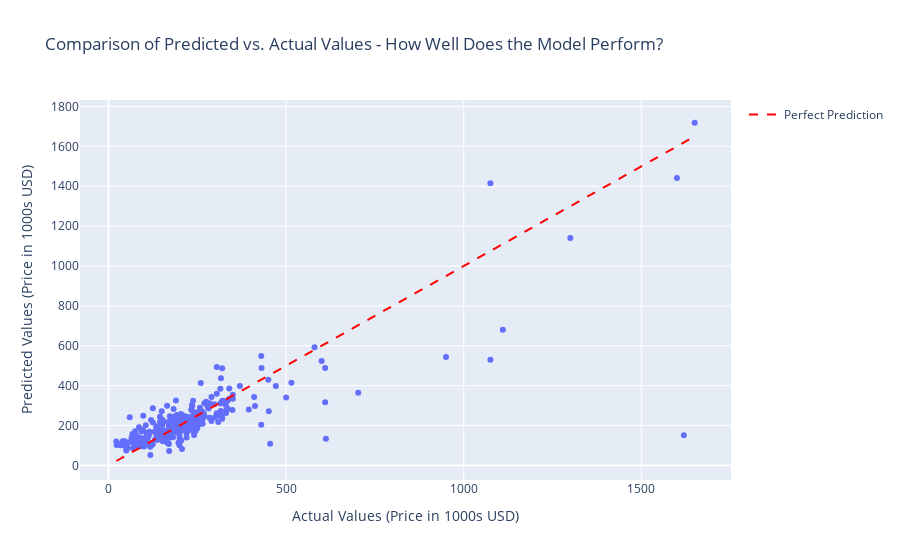
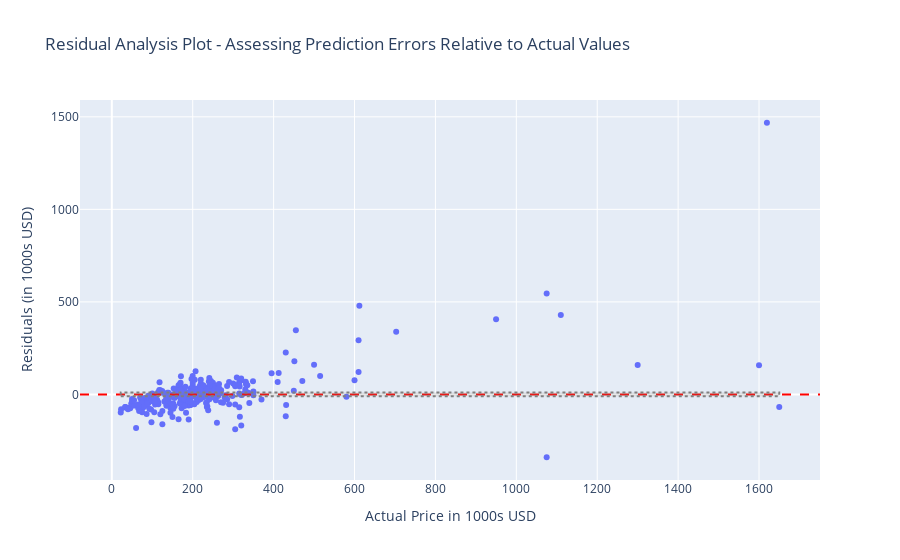
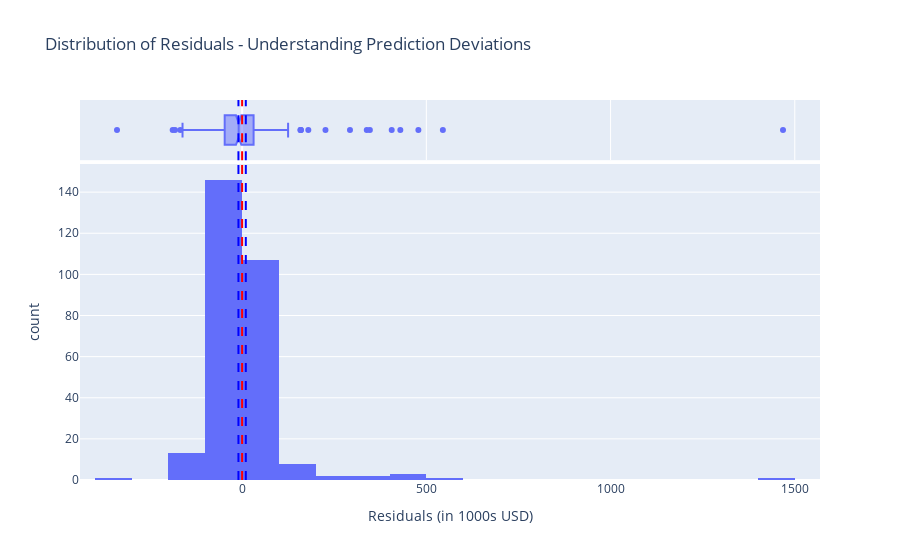
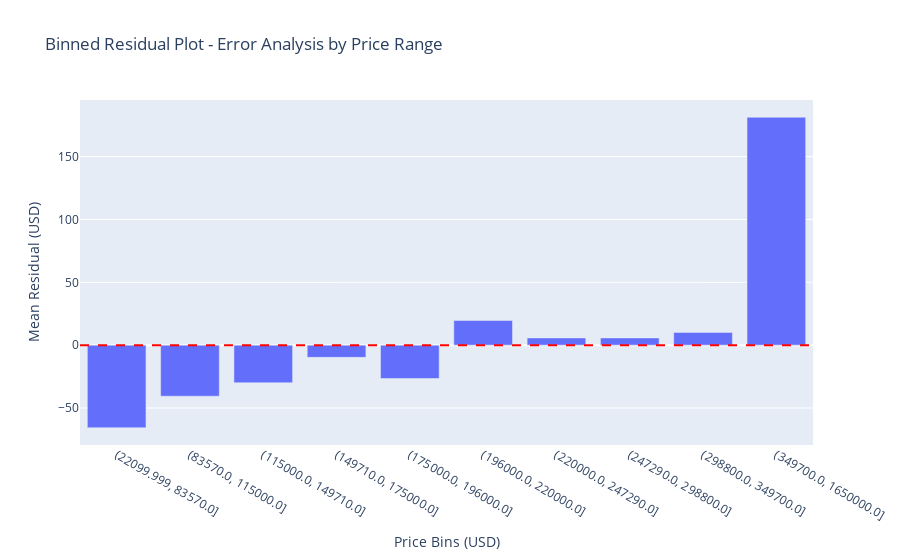

Here is the notebook cell these charts were saved with, in order:
### Code cell
# Assuming y_test (true values) and predictions (predicted values) are available

# 1. Scatterplot: Predictions vs. True Values
fig = px.scatter(
    x=y_test / 1000,
    y=predictions / 1000,
    labels={"x": "Actual Values (Price in 1000s USD)", "y": "Predicted Values (Price in 1000s USD)"},
    title="Comparison of Predicted vs. Actual Values - How Well Does the Model Perform?",
)
fig.add_trace(
    go.Scatter(
        x=[y_test.min() / 1000, y_test.max() / 1000],
        y=[y_test.min() / 1000, y_test.max() / 1000],
        mode="lines",
        name="Perfect Prediction",
        line=dict(color="red", dash="dash"),
    )
)
fig.show()

# 2. Residuen-Plot
residuals = (y_test - predictions) / 1000
fig = px.scatter(
    x=y_test / 1000,
    y=residuals,
    labels={"x": "Actual Price in 1000s USD", "y": "Residuals (in 1000s USD)"},
    title="Residual Analysis Plot - Assessing Prediction Errors Relative to Actual Values",
)
fig.add_hline(y=0, line=dict(color="red", dash="dash"), name="No Deviation")
fig.add_shape(
    type="rect",
    x0=y_test.min() / 1000,
    x1=y_test.max() / 1000,
    y0=-10,
    y1=10,
    line=dict(color="gray", dash="dot"),
    fillcolor="rgba(128,128,128,0.2)",
    name="±10k USD Range",
)
fig.show()

# 3. Histogramm der Residuen
fig = px.histogram(
    x=residuals,
    nbins=30,
    marginal="box",
    labels={"x": "Residuals (in 1000s USD)"},
    title="Distribution of Residuals - Understanding Prediction Deviations",
)
fig.add_vline(x=10, line=dict(color="blue", dash="dash"), name="+10k USD")
fig.add_vline(x=-10, line=dict(color="blue", dash="dash"), name="-10k USD")
fig.add_vline(x=0, line=dict(color="red", dash="dash"), name="Residuum = 0")
fig.show()

# 4. Metriken ausgeben
mae = mean_absolute_error(y_test, predictions) / 1000
rmse = np.sqrt(mean_squared_error(y_test, predictions)) / 1000
r2 = r2_score(y_test, predictions)

print(
    f"Mean Absolute Error (MAE): {mae:.2f}k USD - Indicates the average absolute difference between predicted and actual values."
)
print(
    f"Root Mean Squared Error (RMSE): {rmse:.2f}k USD - Reflects the magnitude of prediction errors, emphasizing larger errors."
)
print(f"R-Squared (R²): {r2:.2f} - Measures the proportion of variance in the target variable explained by the model.")

# 5. Binned Residual Plot
bins = pd.qcut(y_test, q=10, duplicates="drop")
binned_residuals = pd.DataFrame({"Residuals": residuals, "Bins": bins})
binned_means = binned_residuals.groupby("Bins").mean()

fig = px.bar(
    x=binned_means.index.astype(str),
    y=binned_means["Residuals"],
    labels={"x": "Price Bins (USD)", "y": "Mean Residual (USD)"},
    title="Binned Residual Plot - Error Analysis by Price Range",
)
fig.add_hline(y=0, line=dict(color="red", dash="dash"), name="No Deviation")
fig.show()

# 6. Cumulative Gain Chart
fpr, tpr, _ = roc_curve(y_test > y_test.mean(), predictions)
roc_auc = auc(fpr, tpr)

fig = px.area(
    x=fpr,
    y=tpr,
    labels={"x": "False Positive Rate", "y": "True Positive Rate"},
    title="Cumulative Gain Chart (ROC)",
    line_shape="spline",
)
fig.add_shape(type="line", x0=0, y0=0, x1=1, y1=1, line=dict(color="red", dash="dash"), name="Random Model")
fig.show()

# 7. Error Density Plot
fig = px.density_contour(
    x=np.abs(residuals), labels={"x": "Absolute Error (USD)"}, title="Error Density Plot - Distribution of Absolute Errors"
)
fig.show()

# 8. Learning Curve
train_sizes, train_scores, test_scores = learning_curve(
    pipe, X_train, y_train, cv=5, scoring="r2", n_jobs=-1, train_sizes=np.linspace(0.1, 1.0, 10)
)

train_mean = np.mean(train_scores, axis=1)
test_mean = np.mean(test_scores, axis=1)

fig = px.line(
    x=train_sizes,
    y=[train_mean, test_mean],
    labels={"x": "Training Set Size", "y": "R² Score"},
    title="Learning Curve - Model Performance by Training Size",
)
fig.show()

### Figure 1 — Plotly figure (JSON) as saved in the notebook; plotly's stock layout.template omitted (floating-point values rounded to 4 significant figures; data arrays with more than 128 entries replaced by an {"elided": "..."} marker saying what was removed)
{"data": [{"hovertemplate": "Actual Values (Price in 1000s USD)=%{x}<br>Predicted Values (Price in 1000s USD)=%{y}<extra></extra>", "legendgroup": "", "marker": {"color": "#636efa", "symbol": "circle"}, "mode": "markers", "name": "", "orientation": "v", "showlegend": false, "type": "scatter", "x": {"elided": "284 float values"}, "xaxis": "x", "y": {"elided": "284 float values"}, "yaxis": "y"}, {"line": {"color": "red", "dash": "dash"}, "mode": "lines", "name": "Perfect Prediction", "type": "scatter", "x": [22.1, 1650], "y": [22.1, 1650]}], "layout": {"legend": {"tracegroupgap": 0}, "title": {"text": "Comparison of Predicted vs. Actual Values - How Well Does the Model Perform?"}, "xaxis": {"anchor": "y", "domain": [0, 1], "title": {"text": "Actual Values (Price in 1000s USD)"}}, "yaxis": {"anchor": "x", "domain": [0, 1], "title": {"text": "Predicted Values (Price in 1000s USD)"}}}}

### Figure 2 — Plotly figure (JSON) as saved in the notebook; plotly's stock layout.template omitted (floating-point values rounded to 4 significant figures; data arrays with more than 128 entries replaced by an {"elided": "..."} marker saying what was removed)
{"data": [{"hovertemplate": "Actual Price in 1000s USD=%{x}<br>Residuals (in 1000s USD)=%{y}<extra></extra>", "legendgroup": "", "marker": {"color": "#636efa", "symbol": "circle"}, "mode": "markers", "name": "", "orientation": "v", "showlegend": false, "type": "scatter", "x": {"elided": "284 float values"}, "xaxis": "x", "y": {"elided": "284 float values"}, "yaxis": "y"}], "layout": {"legend": {"tracegroupgap": 0}, "shapes": [{"line": {"color": "red", "dash": "dash"}, "name": "No Deviation", "type": "line", "x0": 0, "x1": 1, "xref": "x domain", "y0": 0, "y1": 0, "yref": "y"}, {"fillcolor": "rgba(128,128,128,0.2)", "line": {"color": "gray", "dash": "dot"}, "name": "±10k USD Range", "type": "rect", "x0": 22.1, "x1": 1650, "y0": -10, "y1": 10}], "title": {"text": "Residual Analysis Plot - Assessing Prediction Errors Relative to Actual Values"}, "xaxis": {"anchor": "y", "domain": [0, 1], "title": {"text": "Actual Price in 1000s USD"}}, "yaxis": {"anchor": "x", "domain": [0, 1], "title": {"text": "Residuals (in 1000s USD)"}}}}

### Figure 3 — Plotly figure (JSON) as saved in the notebook; plotly's stock layout.template omitted (floating-point values rounded to 4 significant figures; data arrays with more than 128 entries replaced by an {"elided": "..."} marker saying what was removed)
{"data": [{"alignmentgroup": "True", "bingroup": "x", "hovertemplate": "Residuals (in 1000s USD)=%{x}<br>count=%{y}<extra></extra>", "legendgroup": "", "marker": {"color": "#636efa", "pattern": {"shape": ""}}, "name": "", "nbinsx": 30, "offsetgroup": "", "orientation": "v", "showlegend": false, "type": "histogram", "x": {"elided": "284 float values"}, "xaxis": "x", "yaxis": "y"}, {"alignmentgroup": "True", "hovertemplate": "Residuals (in 1000s USD)=%{x}<extra></extra>", "legendgroup": "", "marker": {"color": "#636efa"}, "name": "", "notched": true, "offsetgroup": "", "showlegend": false, "type": "box", "x": {"elided": "284 float values"}, "xaxis": "x2", "yaxis": "y2"}], "layout": {"barmode": "relative", "legend": {"tracegroupgap": 0}, "shapes": [{"line": {"color": "blue", "dash": "dash"}, "name": "+10k USD", "type": "line", "x0": 10, "x1": 10, "xref": "x", "y0": 0, "y1": 1, "yref": "y domain"}, {"line": {"color": "blue", "dash": "dash"}, "name": "+10k USD", "type": "line", "x0": 10, "x1": 10, "xref": "x2", "y0": 0, "y1": 1, "yref": "y2 domain"}, {"line": {"color": "blue", "dash": "dash"}, "name": "-10k USD", "type": "line", "x0": -10, "x1": -10, "xref": "x", "y0": 0, "y1": 1, "yref": "y domain"}, {"line": {"color": "blue", "dash": "dash"}, "name": "-10k USD", "type": "line", "x0": -10, "x1": -10, "xref": "x2", "y0": 0, "y1": 1, "yref": "y2 domain"}, {"line": {"color": "red", "dash": "dash"}, "name": "Residuum = 0", "type": "line", "x0": 0, "x1": 0, "xref": "x", "y0": 0, "y1": 1, "yref": "y domain"}, {"line": {"color": "red", "dash": "dash"}, "name": "Residuum = 0", "type": "line", "x0": 0, "x1": 0, "xref": "x2", "y0": 0, "y1": 1, "yref": "y2 domain"}], "title": {"text": "Distribution of Residuals - Understanding Prediction Deviations"}, "xaxis": {"anchor": "y", "domain": [0, 1], "title": {"text": "Residuals (in 1000s USD)"}}, "xaxis2": {"anchor": "y2", "domain": [0, 1], "matches": "x", "showgrid": true, "showticklabels": false}, "yaxis": {"anchor": "x", "domain": [0, 0.8316], "title": {"text": "count"}}, "yaxis2": {"anchor": "x2", "domain": [0.8416, 1], "matches": "y2", "showgrid": false, "showline": false, "showticklabels": false, "ticks": ""}}}

### Figure 4 — Plotly figure (JSON) as saved in the notebook; plotly's stock layout.template omitted (floating-point values rounded to 4 significant figures)
{"data": [{"alignmentgroup": "True", "hovertemplate": "Price Bins (USD)=%{x}<br>Mean Residual (USD)=%{y}<extra></extra>", "legendgroup": "", "marker": {"color": "#636efa", "pattern": {"shape": ""}}, "name": "", "offsetgroup": "", "orientation": "v", "showlegend": false, "textposition": "auto", "type": "bar", "x": ["(22099.999, 83570.0]", "(83570.0, 115000.0]", "(115000.0, 149710.0]", "(149710.0, 175000.0]", "(175000.0, 196000.0]", "(196000.0, 220000.0]", "(220000.0, 247290.0]", "(247290.0, 298800.0]", "(298800.0, 349700.0]", "(349700.0, 1650000.0]"], "xaxis": "x", "y": [-65.74, -40.65, -29.94, -9.709, -26.53, 19.64, 5.731, 5.737, 10.14, 181.3], "yaxis": "y"}], "layout": {"barmode": "relative", "legend": {"tracegroupgap": 0}, "shapes": [{"line": {"color": "red", "dash": "dash"}, "name": "No Deviation", "type": "line", "x0": 0, "x1": 1, "xref": "x domain", "y0": 0, "y1": 0, "yref": "y"}], "title": {"text": "Binned Residual Plot - Error Analysis by Price Range"}, "xaxis": {"anchor": "y", "domain": [0, 1], "title": {"text": "Price Bins (USD)"}}, "yaxis": {"anchor": "x", "domain": [0, 1], "title": {"text": "Mean Residual (USD)"}}}}
